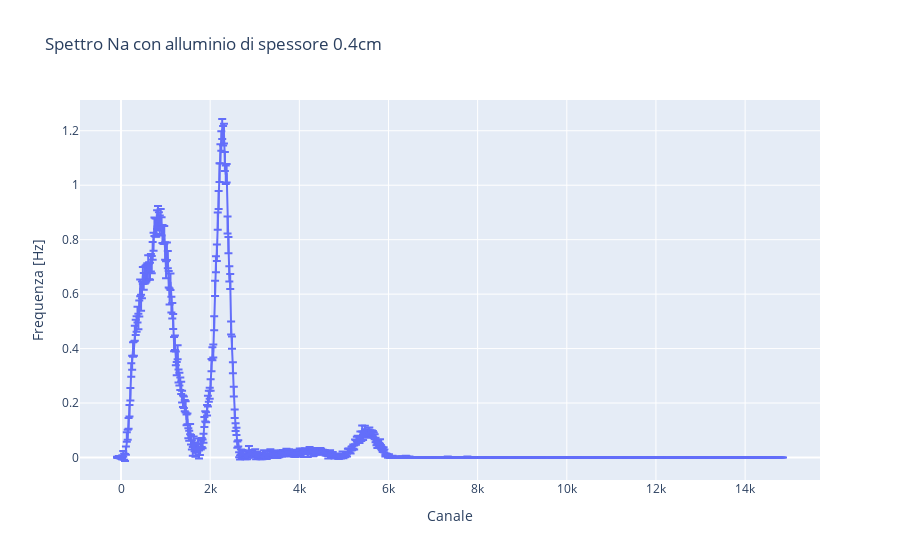

The code cell stored with this chart in its notebook:
### Code cell
'''

    ALLUMINIO 0.4CM

'''

segnale_04cm = pd.read_csv(r'C:\Users\Black\Desktop\Esperimentazioni di Nucleare e Subnucleare\SiPM\Spettrometria Gamma\BGO\Alluminio\Data\0.4cm.csv', sep=' \t', engine='python')
channel_04 = np.array(segnale_04cm['Channel'])
counts_04 = np.array(segnale_04cm['Counts'])

# calculating frequency and removing background noise
N = 15
frequency_04 = frequency_converter(counts_04, time_signal=1000)
background_04 = SNIP_algorithm(frequency_04[0], iterations=N)
frequency_04 = (frequency_04[0] - background_04, frequency_04[1])

# plot
fig = px.line(x=channel_04, y=frequency_04[0], error_y=frequency_04[1], title='Spettro Na con alluminio di spessore 0.4cm', labels={'x':'Canale', 'y':'Frequenza [Hz]'})
fig.show()

trapz_integral_04 = trapz_integral(channel_04, frequency_04, [1700, 2650])

ls = LeastSquares(channel_04, frequency_04[0], frequency_04[1], func3)
m = Minuit(ls, A1=trapz_integral_04, mu1=2300, sigma1=400, A2=trapz_integral_04*0.1, mu2=2000, sigma2=100, A3=trapz_integral_04*0.2, mu3=1250, sigma3=200)
ls.mask = (channel_04 > 1250) & (channel_04 < 2650)
m.migrad()
m.hesse()
display(m)

area_tot = m.values['A1'] + m.values['A2']
err_area_tot = np.sqrt(m.errors['A1']**2 + m.errors['A2']**2)

print(f'Area picco con integrale trapezoidale: {trapz_integral_04:.2f}')
print(f'Area picco con integrale fit: {area_tot} ± {err_area_tot:.2f}')

intensità_511KeV.append(area_tot)
err_intensità_511KeV.append(err_area_tot)
intensità_trapz_511KeV.append(trapz_integral_04)


# calcolo errore sistematico DOWN
frequency_04 = frequency_converter(counts_04, time_signal=1000)
background_04 = SNIP_algorithm(frequency_04[0], iterations=N+1)
frequency_04 = (frequency_04[0] - background_04, frequency_04[1])

trapz_integral_04 = trapz_integral(channel_04, frequency_04, [1700, 2650])

ls = LeastSquares(channel_04, frequency_04[0], frequency_04[1], func3)
m = Minuit(ls, A1=trapz_integral_04, mu1=2300, sigma1=400, A2=trapz_integral_04*0.1, mu2=2000, sigma2=100, A3=trapz_integral_04*0.2, mu3=1250, sigma3=200)
ls.mask = (channel_04 > 1250) & (channel_04 < 2650)
m.migrad()
m.hesse()
display(m)

area_down = m.values['A1'] + m.values['A2']
print(f'Area picco con integrale fit: {area_down:.2f}')

# calcolo errore sistematico UP
frequency_04 = frequency_converter(counts_04, time_signal=1000)
background_04 = SNIP_algorithm(frequency_04[0], iterations=N-1)
frequency_04 = (frequency_04[0] - background_04, frequency_04[1])

trapz_integral_04 = trapz_integral(channel_04, frequency_04, [1700, 2650])

ls = LeastSquares(channel_04, frequency_04[0], frequency_04[1], func3)
m = Minuit(ls, A1=trapz_integral_04, mu1=2300, sigma1=400, A2=trapz_integral_04*0.1, mu2=2000, sigma2=100, A3=trapz_integral_04*0.2, mu3=1250, sigma3=200)
ls.mask = (channel_04 > 1250) & (channel_04 < 2650)
m.migrad()
m.hesse()
display(m)

area_up = m.values['A1'] + m.values['A2']
print(f'Area picco con integrale fit: {area_up:.2f}')

err_sistematico = abs(area_up - area_down)/2
err_sistematico_511KeV.append(err_sistematico)
print(f'Errore statistico: {err_area_tot:.2f}')
print(f'Errore sistematico: {err_sistematico:.2f}')

### Figure 1 — Plotly figure (JSON) as saved in the notebook; plotly's stock layout.template omitted (floating-point values rounded to 4 significant figures; data arrays with more than 128 entries replaced by an {"elided": "..."} marker saying what was removed)
{"data": [{"error_y": {"array": {"elided": "748 float values"}}, "hovertemplate": "Canale=%{x}<br>Frequenza [Hz]=%{y}<extra></extra>", "legendgroup": "", "line": {"color": "#636efa", "dash": "solid"}, "marker": {"symbol": "circle"}, "mode": "lines", "name": "", "orientation": "v", "showlegend": false, "type": "scatter", "x": {"elided": "748 int values"}, "xaxis": "x", "y": {"elided": "748 float values"}, "yaxis": "y"}], "layout": {"legend": {"tracegroupgap": 0}, "title": {"text": "Spettro Na con alluminio di spessore 0.4cm"}, "xaxis": {"anchor": "y", "domain": [0, 1], "title": {"text": "Canale"}}, "yaxis": {"anchor": "x", "domain": [0, 1], "title": {"text": "Frequenza [Hz]"}}}}
